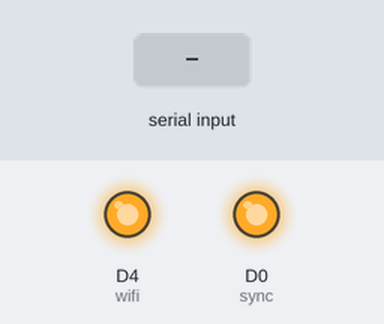
Simulated run of this sketch. Board: ESP8266 (NodeMCU). Parts: output pins drawn as LEDs (lit = HIGH). Inputs (shaded band) come from the test bench. WiFi joins after 1.5 s; servers stay silent unless stated; uploads are accepted with an empty reply; what the sketch prints to the serial monitor is not drawn.

Above: at 0.1 s.
At 3.2 s:
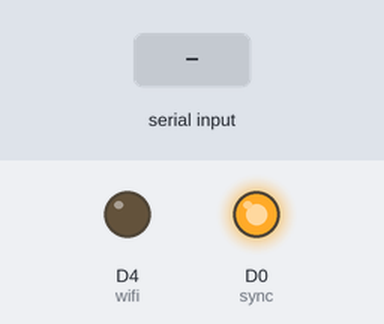
3.3 s: "1" received over Serial
At 4.0 s:
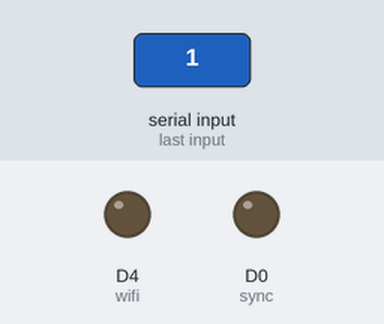
Timing chart, 0 to 6.3 s (numbered marks = the images above; inputs shaded):
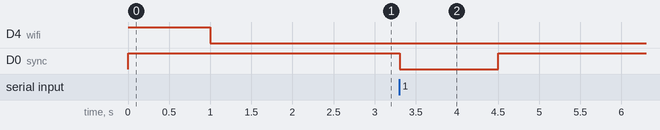

Measured:
- after the input at 3.3 s, D0 (sync): HIGH → LOW at once, → HIGH 1.2 s later

The sketch:

Health-Monitoring-System-Slave.ino
```cpp
#include <Wire.h>
#include<ESP8266WiFi.h>
#include <ESP8266HTTPClient.h>
const char* ssid = "ESP8266";
const char* password = "12345678";
String pulses, spo2, temp,data;
const int wifi = D4, sync = D0;
void setup()
{
  Serial.begin(115200);
  pinMode(wifi, OUTPUT);
  pinMode(sync, OUTPUT);
  digitalWrite(wifi, HIGH);
  digitalWrite(sync, HIGH);
  WiFi.begin(ssid, password);
  while (WiFi.status() != WL_CONNECTED)
  {
    digitalWrite(wifi, HIGH);
    delay(1000);
    digitalWrite(wifi, LOW);
    delay(1000);
  }
  digitalWrite(wifi, LOW);
}

void loop()
{
  if (Serial.available() > 0)
  {
    digitalWrite(sync, LOW);
    data = Serial.readString();
    Serial.println(data);
    pulses = getValue(data, ',', 0);
    spo2 = getValue(data, ',', 1);
    temp = getValue(data, ',', 2);
    HTTPClient http;
    http.begin("http://healthmonitoring.online/script.php?p=" + (String)pulses + "&t=" + (String)temp + "&s=" + spo2);
    http.GET();
    http.end();
    digitalWrite(sync, HIGH);
  }
  delay(100);
}
String getValue(String data, char separator, int index)
{
  int found = 0;
  int strIndex[] = {0, -1};
  int maxIndex = data.length() - 1;

  for (int i = 0; i <= maxIndex && found <= index; i++) {
    if (data.charAt(i) == separator || i == maxIndex) {
      found++;
      strIndex[0] = strIndex[1] + 1;
      strIndex[1] = (i == maxIndex) ? i + 1 : i;
    }
  }
  return found > index ? data.substring(strIndex[0], strIndex[1]) : "";
}
```
